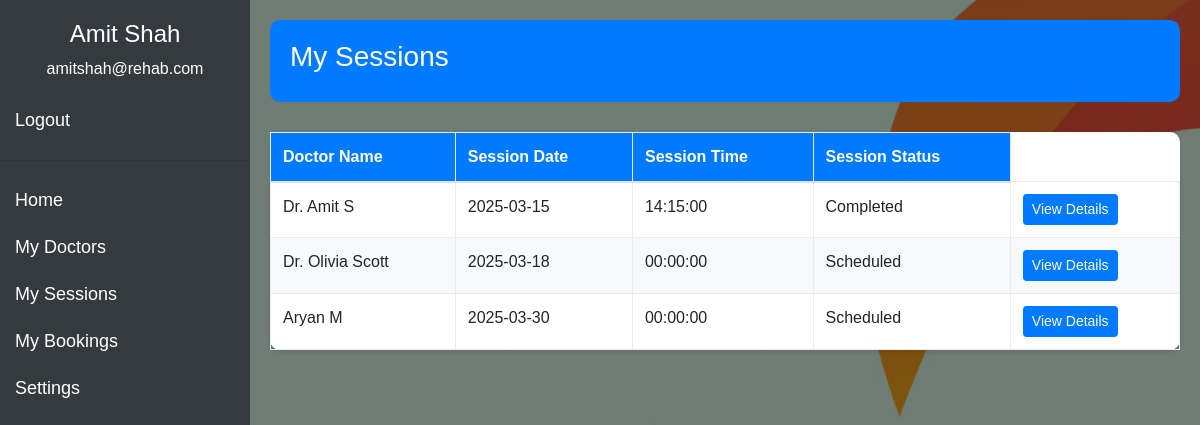
The app's page /my_sessions.php (signed in), older data.
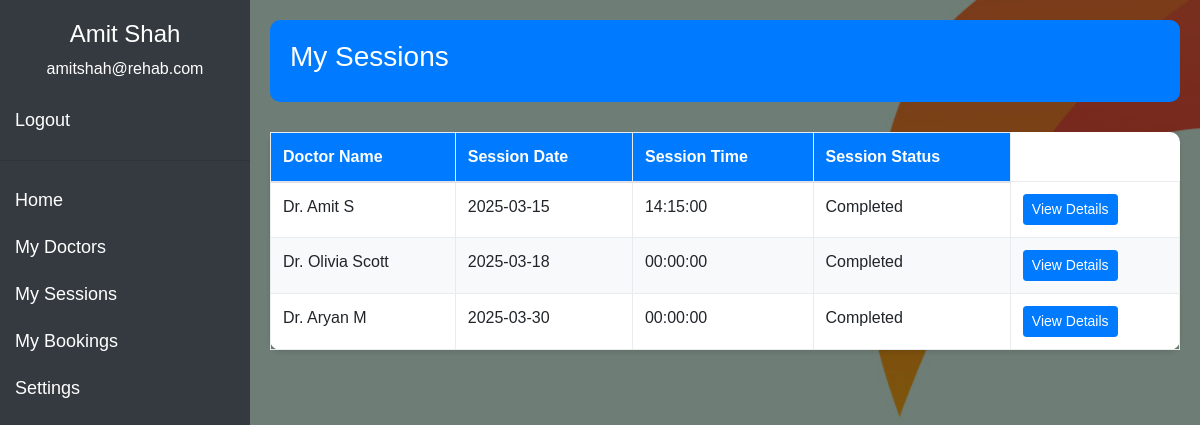
The same page, newer data.
### tables this page shows
CREATE TABLE `appointments` (
  `appointment_id` int(11) NOT NULL,
  `patient_id` int(11) DEFAULT NULL,
  `doctor_id` int(11) DEFAULT NULL,
  `appointment_date` date NOT NULL,
  `appointment_time` time NOT NULL,
  `status` varchar(50) DEFAULT 'Pending'
);

CREATE TABLE `doctors` (
  `doctor_id` int(11) NOT NULL,
  `name` varchar(100) NOT NULL,
  `speciality` varchar(100) NOT NULL,
  `email` varchar(100) DEFAULT NULL,
  `password` varchar(255) NOT NULL,
  `phone` varchar(15) DEFAULT NULL,
  `experience` varchar(100) DEFAULT NULL,
  `max_patients` int(11) NOT NULL,
  `role_id` int(11) DEFAULT NULL,
  `appointment_count` int(11) DEFAULT 0
);

### my_sessions.php (the view, shortened to what this page needs)
<?php
include 'connection.php';
$email = $_SESSION['email'];
$query = "SELECT * FROM patients WHERE email='$email'";
$result = mysqli_query($conn, $query);
if (mysqli_num_rows($result) > 0) {
    $patient = mysqli_fetch_assoc($result);
    $patient_name = $patient['name'];
    $patient_id = $patient['patient_id'];
} else {
    echo "Patient not found!";
    exit();
}
$sessions_query = "SELECT d.name AS doctor_name, a.appointment_date, a.appointment_time, a.status
                   FROM appointments a
                   JOIN doctors d ON a.doctor_id = d.doctor_id
                   WHERE a.patient_id = '$patient_id'
                   ORDER BY a.appointment_date, a.appointment_time";
$sessions_result = mysqli_query($conn, $sessions_query);
?>
<!DOCTYPE html>
<html lang="en">
<head>
    <link rel="stylesheet" href="https://stackpath.bootstrapcdn.com/bootstrap/4.5.2/css/bootstrap.min.css">
</head>
<body style="position: relative; background-image: linear-gradient(rgba(0,0,0,0.5), rgba(0,0,0,0.5)), url('H1.jpg'); background-size: cover; background-position: center; background-attachment: local; height: 100vh; display: flex; flex-direction: column; animation: fadeIn 1.5s ease-in-out;">
    <div class="sidebar">
        <h4><?php echo $patient_name; ?></h4>
        <p><?php echo $email; ?></p>
        <a href="logout.php">Logout</a>
        <hr>
        <a href="patient_dashboard.php">Home</a>
        <a href="my_doctors.php">My Doctors</a>
        <a href="my_sessions.php" class="active">My Sessions</a>
        <a href="my_bookings.php">My Bookings</a>
        <a href="patient_settings.php">Settings</a>
    </div>
    <div class="main-content">
        <div class="header-section">
        <h3>My Sessions</h3>
        </div>
        <table class="table">
            <thead>
                <tr>
                    <th>Doctor Name</th>
                    <th>Session Date</th>
                    <th>Session Time</th>
                    <th>Session Status</th>
                </tr>
            </thead>
            <tbody>
                <?php if (mysqli_num_rows($sessions_result) > 0): ?>
                    <?php while ($session = mysqli_fetch_assoc($sessions_result)): ?>
                        <tr>
                            <td><?php echo $session['doctor_name']; ?></td>
                            <td><?php echo $session['appointment_date']; ?></td>
                            <td><?php echo $session['appointment_time']; ?></td>
                            <td><?php echo ucfirst($session['status']); ?></td>
                            <td><a href="my_sessions.php?appointment_id=<?php echo $session['appointment_id']; ?>" class="btn btn-primary btn-sm">View Details</a></td>
                        </tr>
                    <?php endwhile; ?>
                <?php else: ?>
                    <tr>
                        <td colspan="5">No session details available.</td>
                    </tr>
                <?php endif; ?>
            </tbody>
        </table>
    </div>
</body>
</html>

Row changes from the older to the newer data that the page shows:
changed appointments "Dr. Olivia Scott": status "Scheduled" → "Completed"
changed appointments: doctor.name "Aryan M" → "Dr. Aryan M"; status "Scheduled" → "Completed"
